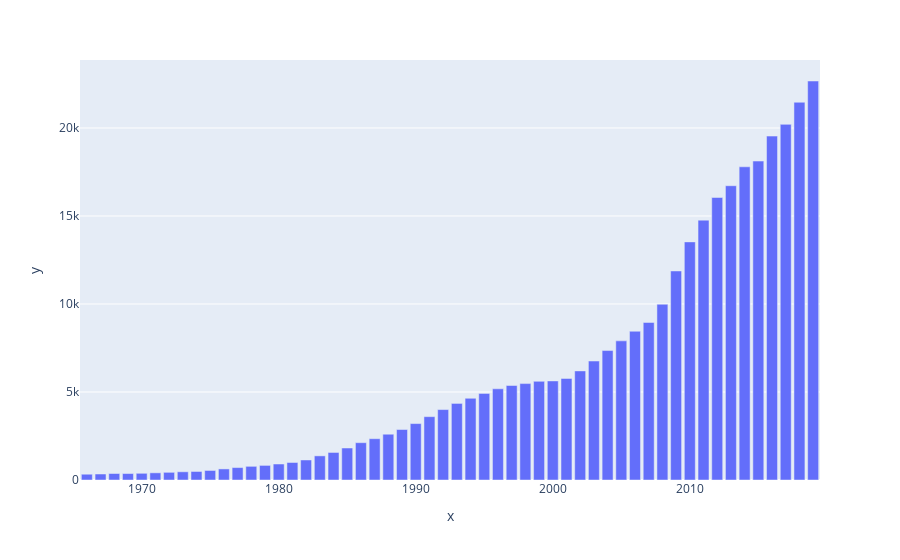

Here is the notebook cell this chart was saved with:
### Code cell
fig = plotly.express.bar(x=debtYears, y=debtData)
fig.show()

### Figure 1 — Plotly figure (JSON) as saved in the notebook; plotly's stock layout.template omitted (floating-point values rounded to 4 significant figures)
{"data": [{"alignmentgroup": "True", "hoverlabel": {"namelength": 0}, "hovertemplate": "x=%{x}<br>y=%{y}", "legendgroup": "", "marker": {"color": "#636efa"}, "name": "", "offsetgroup": "", "orientation": "v", "showlegend": false, "textposition": "auto", "type": "bar", "x": ["1966", "1967", "1968", "1969", "1970", "1971", "1972", "1973", "1974", "1975", "1976", "1977", "1978", "1979", "1980", "1981", "1982", "1983", "1984", "1985", "1986", "1987", "1988", "1989", "1990", "1991", "1992", "1993", "1994", "1995", "1996", "1997", "1998", "1999", "2000", "2001", "2002", "2003", "2004", "2005", "2006", "2007", "2008", "2009", "2010", "2011", "2012", "2013", "2014", "2015", "2016", "2017", "2018", "2019"], "xaxis": "x", "y": ["328.5", "340.4", "368.7", "365.8", "380.9", "408.2", "435.9", "466.3", "483.9", "541.9", "629", "706.4", "776.6", "829.5", "909", "994.8", "1137.3", "1371.7", "1564.6", "1817.4", "2120.5", "2346", "2601.1", "2867.8", "3206.3", "3598.2", "4001.8", "4351", "4643.3", "4920.6", "5181.5", "5369.2", "5478.2", "5605.5", "5628.7", "5769.9", "6198.4", "6760", "7354.7", "7905.3", "8451.4", "8950.7", "9986.1", "11875.9", "13528.8", "14764.2", "16050.9", "16719.4", "17794.5", "18120.1", "19539.5", "20205.7", "21462.3", "22669.5"], "yaxis": "y"}], "layout": {"barmode": "relative", "legend": {"tracegroupgap": 0}, "margin": {"t": 60}, "xaxis": {"anchor": "y", "domain": [0, 1], "title": {"text": "x"}}, "yaxis": {"anchor": "x", "domain": [0, 1], "title": {"text": "y"}}}}
